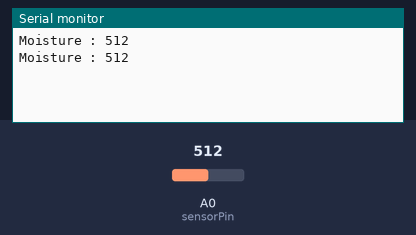
The sketch below on a simulated Arduino Uno, built with avr-gcc and run on an emulated ATmega328P. Parts: the last lines printed to the serial monitor. Inputs (shaded band) come from the test bench; at power-on: A0 (sensorPin) = 512.

Above: at 2.8 s.
2.9 s: A0 (sensorPin) set to 716
At 5.0 s:
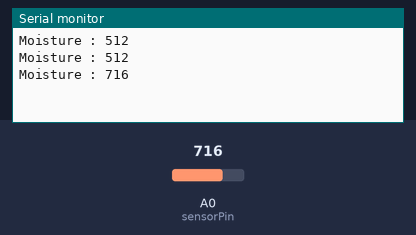
5.6 s: A0 (sensorPin) set to 900
At 6.5 s:
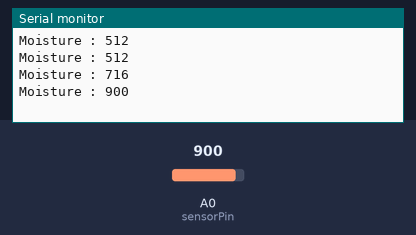
Timing chart, 0 to 8.6 s (numbered marks = the images above; inputs shaded):
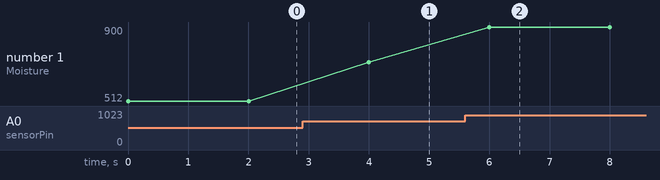

The sketch:

soilmoisture.ino
```cpp
const int sensorPin = A0;


void setup()
{
  // put your setup code here, to run once:
  Serial.begin(9600);
  pinMode(sensorPin, INPUT);
}

void loop()
{
  // put your main code here, to run repeatedly:
  int value = analogRead(sensorPin);

  Serial.print("Moisture : ");
  Serial.println(value);
  delay(2000);
}
```

Measured:
- after the input at 2.9 s, the serial monitor: prints a new line after 1.1 s (image 1)
- after the input at 5.6 s, the serial monitor: prints a new line after 0.40 s (image 2)
- plotted number 1: 512 → 716 after the input at 2.9 s, 716 → 900 after the input at 5.6 s
